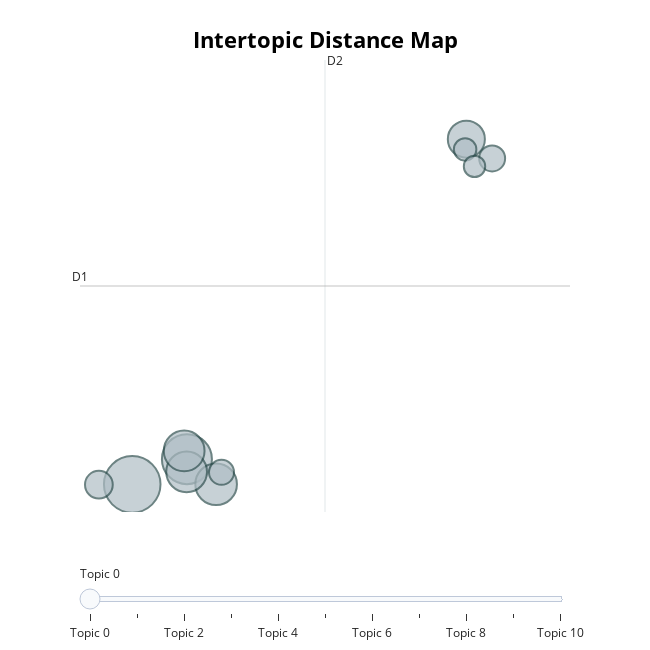

The notebook cell saved with this chart:
### Code cell
topic_model.visualize_topics(custom_labels=True)

### Figure 1 — Plotly figure (JSON) as saved in the notebook; plotly's stock layout.template omitted (floating-point values rounded to 4 significant figures)
{"data": [{"customdata": [[0, "slop | term | spam | ai | ai slop", 133], [1, "ai | content | brands | brand | ai slop", 104], [2, "content | ai | money | make | creators", 72], [3, "facebook | ai | images | meta | slop", 69], [4, "ai | generative | generative ai | technology | creative", 69], [5, "fema | misinformation | people | reality | public", 57], [6, "books | ai generated | generated | librarians | libraries", 32], [7, "trump | harris | donald | donald trump | posted", 28], [8, "search | google | results | search results | overview", 26], [9, "trump | mcdonald | man | food | slop", 21], [10, "foundation | organization | muse | freedom | non", 19]], "hovertemplate": "<b>Topic %{customdata[0]}</b><br>%{customdata[1]}<br>Size: %{customdata[2]}", "legendgroup": "", "marker": {"color": "#B0BEC5", "line": {"color": "DarkSlateGrey", "width": 2}, "size": [133, 104, 72, 69, 69, 57, 32, 28, 26, 21, 19], "sizemode": "area", "sizeref": 0.08313, "symbol": "circle"}, "mode": "markers", "name": "", "orientation": "v", "showlegend": false, "type": "scatter", "x": [1.825, 2.452, 2.787, 2.449, 2.42, 5.655, 1.443, 5.951, 2.849, 5.641, 5.749], "xaxis": "x", "y": [9.016, 10.26, 9.021, 9.633, 10.67, 26.06, 9.001, 25.11, 9.611, 25.55, 24.71], "yaxis": "y"}], "layout": {"annotations": [{"showarrow": false, "text": "D1", "x": 1.226, "y": 18.81, "yshift": 10}, {"showarrow": false, "text": "D2", "x": 4.035, "xshift": 10, "y": 29.97}], "height": 650, "hoverlabel": {"bgcolor": "white", "font": {"family": "Rockwell", "size": 16}}, "legend": {"itemsizing": "constant", "tracegroupgap": 0}, "margin": {"t": 60}, "shapes": [{"line": {"color": "#CFD8DC", "width": 2}, "type": "line", "x0": 4.035, "x1": 4.035, "y0": 7.651, "y1": 29.97}, {"line": {"color": "#9E9E9E", "width": 2}, "type": "line", "x0": 1.226, "x1": 6.843, "y0": 18.81, "y1": 18.81}], "sliders": [{"active": 0, "pad": {"t": 50}, "steps": [{"args": [{"marker.color": [["red", "#B0BEC5", "#B0BEC5", "#B0BEC5", "#B0BEC5", "#B0BEC5", "#B0BEC5", "#B0BEC5", "#B0BEC5", "#B0BEC5", "#B0BEC5"]]}], "label": "Topic 0", "method": "update"}, {"args": [{"marker.color": [["#B0BEC5", "red", "#B0BEC5", "#B0BEC5", "#B0BEC5", "#B0BEC5", "#B0BEC5", "#B0BEC5", "#B0BEC5", "#B0BEC5", "#B0BEC5"]]}], "label": "Topic 1", "method": "update"}, {"args": [{"marker.color": [["#B0BEC5", "#B0BEC5", "red", "#B0BEC5", "#B0BEC5", "#B0BEC5", "#B0BEC5", "#B0BEC5", "#B0BEC5", "#B0BEC5", "#B0BEC5"]]}], "label": "Topic 2", "method": "update"}, {"args": [{"marker.color": [["#B0BEC5", "#B0BEC5", "#B0BEC5", "red", "#B0BEC5", "#B0BEC5", "#B0BEC5", "#B0BEC5", "#B0BEC5", "#B0BEC5", "#B0BEC5"]]}], "label": "Topic 3", "method": "update"}, {"args": [{"marker.color": [["#B0BEC5", "#B0BEC5", "#B0BEC5", "#B0BEC5", "red", "#B0BEC5", "#B0BEC5", "#B0BEC5", "#B0BEC5", "#B0BEC5", "#B0BEC5"]]}], "label": "Topic 4", "method": "update"}, {"args": [{"marker.color": [["#B0BEC5", "#B0BEC5", "#B0BEC5", "#B0BEC5", "#B0BEC5", "red", "#B0BEC5", "#B0BEC5", "#B0BEC5", "#B0BEC5", "#B0BEC5"]]}], "label": "Topic 5", "method": "update"}, {"args": [{"marker.color": [["#B0BEC5", "#B0BEC5", "#B0BEC5", "#B0BEC5", "#B0BEC5", "#B0BEC5", "red", "#B0BEC5", "#B0BEC5", "#B0BEC5", "#B0BEC5"]]}], "label": "Topic 6", "method": "update"}, {"args": [{"marker.color": [["#B0BEC5", "#B0BEC5", "#B0BEC5", "#B0BEC5", "#B0BEC5", "#B0BEC5", "#B0BEC5", "red", "#B0BEC5", "#B0BEC5", "#B0BEC5"]]}], "label": "Topic 7", "method": "update"}, {"args": [{"marker.color": [["#B0BEC5", "#B0BEC5", "#B0BEC5", "#B0BEC5", "#B0BEC5", "#B0BEC5", "#B0BEC5", "#B0BEC5", "red", "#B0BEC5", "#B0BEC5"]]}], "label": "Topic 8", "method": "update"}, {"args": [{"marker.color": [["#B0BEC5", "#B0BEC5", "#B0BEC5", "#B0BEC5", "#B0BEC5", "#B0BEC5", "#B0BEC5", "#B0BEC5", "#B0BEC5", "red", "#B0BEC5"]]}], "label": "Topic 9", "method": "update"}, {"args": [{"marker.color": [["#B0BEC5", "#B0BEC5", "#B0BEC5", "#B0BEC5", "#B0BEC5", "#B0BEC5", "#B0BEC5", "#B0BEC5", "#B0BEC5", "#B0BEC5", "red"]]}], "label": "Topic 10", "method": "update"}]}], "title": {"font": {"color": "Black", "size": 22}, "text": "<b>Intertopic Distance Map</b>", "x": 0.5, "xanchor": "center", "y": 0.95, "yanchor": "top"}, "width": 650, "xaxis": {"anchor": "y", "domain": [0, 1], "range": [1.226, 6.843], "title": {"text": ""}, "visible": false}, "yaxis": {"anchor": "x", "domain": [0, 1], "range": [7.651, 29.97], "title": {"text": ""}, "visible": false}}}
